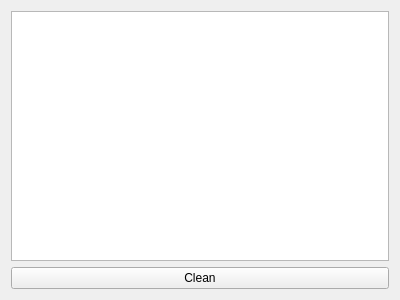
<?xml version="1.0" encoding="UTF-8"?>
<ui version="4.0">
 <class>plotter_console</class>
 <widget class="QWidget" name="plotter_console">
  <property name="geometry">
   <rect>
    <x>0</x>
    <y>0</y>
    <width>400</width>
    <height>300</height>
   </rect>
  </property>
  <property name="windowTitle">
   <string>Form</string>
  </property>
  <layout class="QVBoxLayout" name="verticalLayout">
   <item>
    <widget class="QTextEdit" name="edtConsole"/>
   </item>
   <item>
    <widget class="QPushButton" name="btnClean">
     <property name="text">
      <string>Clean</string>
     </property>
    </widget>
   </item>
  </layout>
 </widget>
 <resources/>
 <connections/>
</ui>
